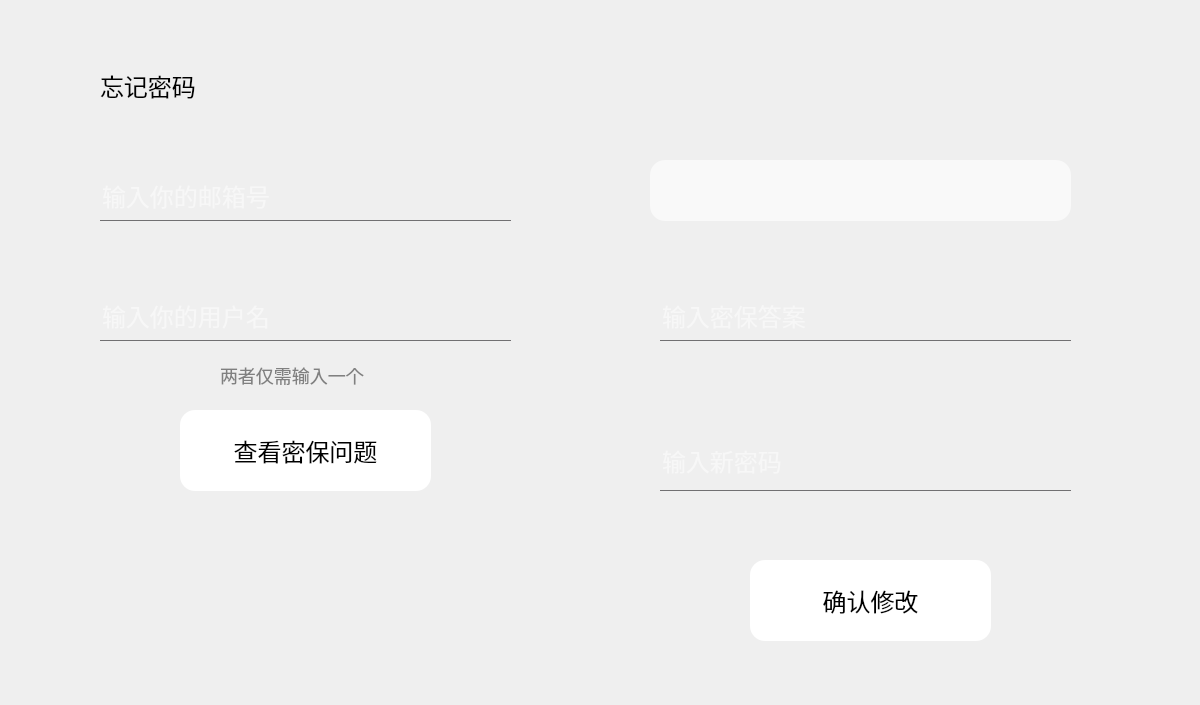
<?xml version="1.0" encoding="UTF-8"?>
<ui version="4.0">
 <class>password_forget</class>
 <widget class="QMainWindow" name="password_forget">
  <property name="geometry">
   <rect>
    <x>0</x>
    <y>0</y>
    <width>1200</width>
    <height>705</height>
   </rect>
  </property>
  <property name="windowTitle">
   <string>MainWindow</string>
  </property>
  <property name="styleSheet">
   <string notr="true">#centralwidget
{
	background:url(:/source/back_1.jpg);
}
*{
font: 9pt &quot;Bauhaus 93&quot;;
font-size:24px;
}
QToolButton{
background:pink;
border-radius:60px;
}
QPushButton
{
background:white;
border-radius:15px;
font: 12pt &quot;华文琥珀&quot;;
}
QPushButton:hover
{
background:pink;
border-radius:15px;
font: 12pt &quot;华文琥珀&quot;;
}
QLineEdit
{
background:rgba(255,255,255,0.5);
border:none;
color:white;
font: 12pt &quot;华文琥珀&quot;;
background:transparent;
border-bottom:1px solid #717072;
}
QFrame{
background:rgba(255,255,255,0.6);
border-radius:15px;
}
QLabel
{
background:transparent;
color:black;
font:20pt &quot;华文琥珀&quot;;
}
</string>
  </property>
  <widget class="QWidget" name="centralwidget">
   <widget class="QLabel" name="label">
    <property name="geometry">
     <rect>
      <x>100</x>
      <y>60</y>
      <width>471</width>
      <height>51</height>
     </rect>
    </property>
    <property name="text">
     <string>忘记密码</string>
    </property>
   </widget>
   <widget class="QLineEdit" name="lineEdit_email">
    <property name="geometry">
     <rect>
      <x>100</x>
      <y>170</y>
      <width>411</width>
      <height>51</height>
     </rect>
    </property>
    <property name="placeholderText">
     <string>输入你的邮箱号</string>
    </property>
   </widget>
   <widget class="QLineEdit" name="lineEdit_name">
    <property name="geometry">
     <rect>
      <x>100</x>
      <y>290</y>
      <width>411</width>
      <height>51</height>
     </rect>
    </property>
    <property name="placeholderText">
     <string>输入你的用户名</string>
    </property>
   </widget>
   <widget class="QPushButton" name="pushButton">
    <property name="geometry">
     <rect>
      <x>180</x>
      <y>410</y>
      <width>251</width>
      <height>81</height>
     </rect>
    </property>
    <property name="text">
     <string>查看密保问题</string>
    </property>
   </widget>
   <widget class="QLabel" name="label_2">
    <property name="geometry">
     <rect>
      <x>220</x>
      <y>360</y>
      <width>161</width>
      <height>31</height>
     </rect>
    </property>
    <property name="styleSheet">
     <string notr="true">QLabel
{	
	color:gray;
	font-size:18px;
}</string>
    </property>
    <property name="text">
     <string>两者仅需输入一个</string>
    </property>
   </widget>
   <widget class="QListView" name="listView">
    <property name="geometry">
     <rect>
      <x>650</x>
      <y>160</y>
      <width>421</width>
      <height>61</height>
     </rect>
    </property>
   </widget>
   <widget class="QLineEdit" name="lineEdit_answer">
    <property name="geometry">
     <rect>
      <x>660</x>
      <y>290</y>
      <width>411</width>
      <height>51</height>
     </rect>
    </property>
    <property name="placeholderText">
     <string>输入密保答案</string>
    </property>
   </widget>
   <widget class="QPushButton" name="pushButton_2">
    <property name="geometry">
     <rect>
      <x>750</x>
      <y>560</y>
      <width>241</width>
      <height>81</height>
     </rect>
    </property>
    <property name="text">
     <string>确认修改</string>
    </property>
   </widget>
   <widget class="QLineEdit" name="lineEdit_new_password">
    <property name="geometry">
     <rect>
      <x>660</x>
      <y>430</y>
      <width>411</width>
      <height>61</height>
     </rect>
    </property>
    <property name="placeholderText">
     <string>输入新密码</string>
    </property>
   </widget>
  </widget>
 </widget>
 <resources/>
 <connections/>
</ui>
